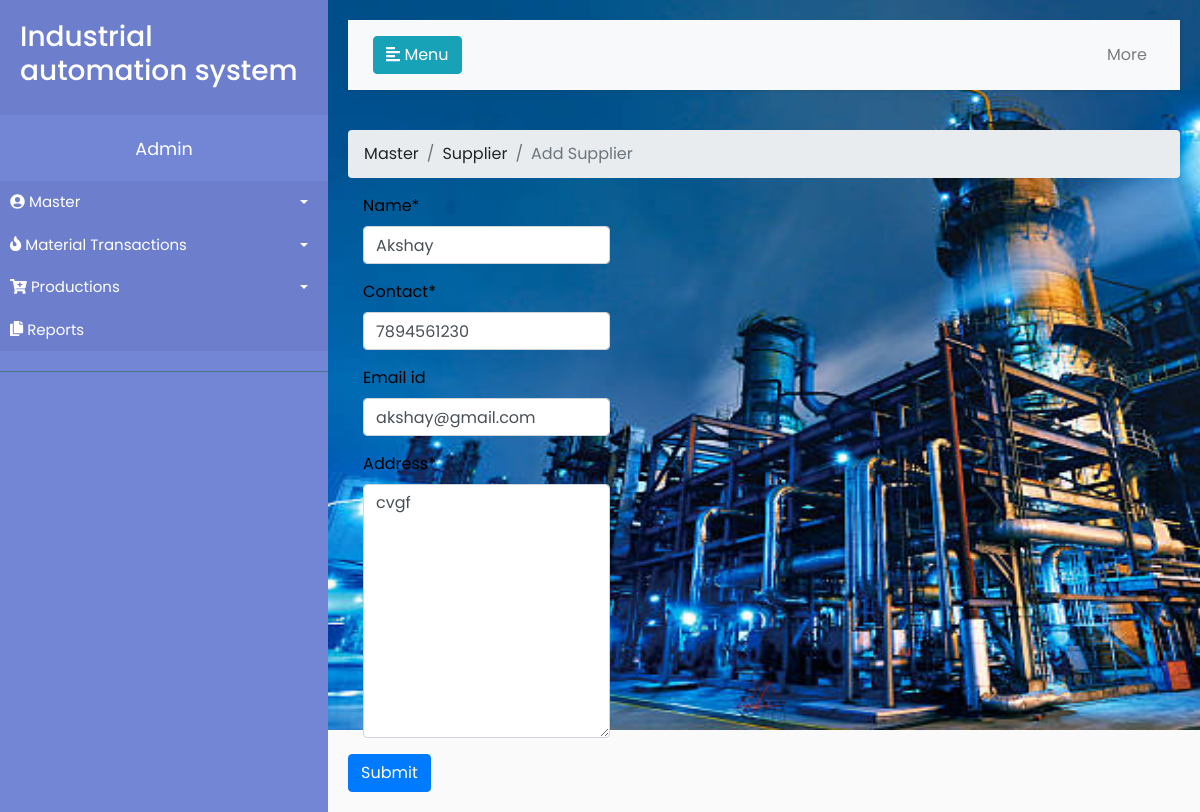
The page /supplier/4/edit (signed in) on the database its author committed.
### master/models.py (models this page shows, shortened)
class Supplier(models.Model):
	name = models.CharField(max_length=50)
	contact = models.PositiveIntegerField(max_length=10)
	email_id = models.EmailField(max_length=254, blank=True)
	address = models.TextField()
	created_date = models.DateTimeField(default=timezone.now)

### master/views.py (the view)
# urls.py: path('supplier/<int:pk>/edit', views.editsupplier, name='editsupplier'),
@login_required
def editsupplier(request,pk):
	supplier = get_object_or_404(Supplier, pk=pk)
	if request.method == "POST":
		form = SupplierForm(request.POST, instance=supplier)
		if form.is_valid():
			form.save()
			return redirect('supplier')
	else:
		form = SupplierForm(instance=supplier)
	return render(request, 'master/newsupplier.html', {'form': form})

### master/forms.py
class SupplierForm(forms.ModelForm):
	class Meta:
		model = Supplier
		fields = ('name','contact','email_id','address',)

### master/templates/master/newsupplier.html (shortened to what this page needs)
{% extends 'base.html' %}
{% load crispy_forms_tags %}
 {% block content %}
     <nav aria-label="breadcrumb">
      <ol class="breadcrumb">
        <li class="breadcrumb-item"><a href="{% url 'master' %}">Master</a></li>
        <li class="breadcrumb-item"><a href="{% url 'supplier' %}">Supplier</a></li>
        <li class="breadcrumb-item active" aria-current="page">Add Supplier</li>
      </ol>
    </nav>
     <form method=POST>
    <div style="color:black;" class="col-md-4">
    {{ form|crispy }}
</div>
                 <button type="submit" class="btn btn-primary">Submit</button>
            </form>
            {% endblock %}

### master/static/css/style.css (style rules this page uses)
body { font-family: 'Poppins', sans-serif; background: #fafafa; }
a, a:hover, a:focus { color: inherit; text-decoration: none; transition: all 0.3s; }
i, span { display: inline-block; }

### rows shown on the page
Supplier: name "Akshay", contact "7894561230", email_id "akshay@gmail.com", address "cvgf"
